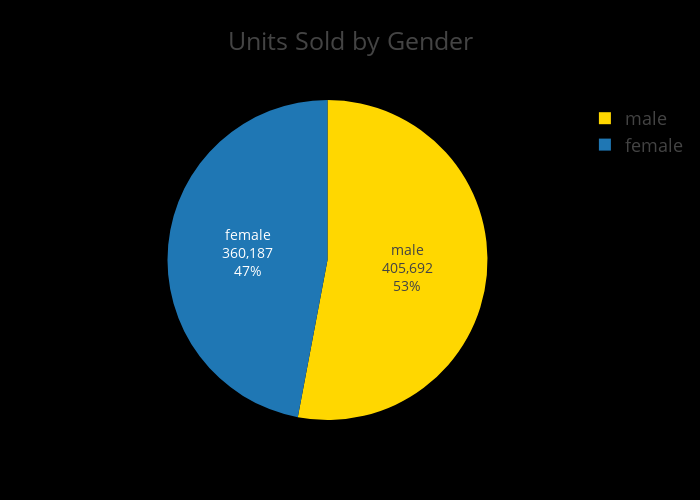

Source (notebook cell):
### Markdown cell above
## Visualize Units Sold by Gender

We create a pie chart to illustrate the distribution of total units sold across different customer genders.

Key considerations here are:

* **Data Aggregation**:
  We group the data by the `gender` column and sum the `sold` units to determine total sales by gender category.

* **Pie Chart Visualization**:
  Using `plotly.express.pie()`, we generate a chart that:

  * Clearly compares sales volume between genders.
  * Uses a custom color palette (`#1f77b4` for one gender and `#FFD700` for the other) to distinguish categories visually.

* **Layout Customization**:
  The chart adopts a dark theme with fixed dimensions for consistency with previous visualizations.

* **Enhanced Data Labels**:
  Labels on each pie slice display the gender, percentage of total sales, and absolute values to provide a comprehensive view at a glance.

* **Exporting the Chart**:
  The chart is saved in `.jpg`, `.png`, and `.html` formats for flexible use in reports, presentations, or web applications.

This visualization provides a quick and intuitive understanding of gender-based sales trends, supporting decisions related to marketing segmentation and product targeting.

### Code cell
# Group and sum sold units by gender
gender_sold = combined_df.groupby('gender')['sold'].sum().reset_index()

# Create pie chart
fig4 = px.pie(
    gender_sold,
    names='gender',
    values='sold',
    title='Units Sold by Gender',
    color='gender',
    color_discrete_sequence=['#1f77b4', '#FFD700']
)

# Update layout: dark theme, fixed size
fig4.update_layout(
    template='presentation',
    paper_bgcolor='rgb(0, 0, 0)',
    plot_bgcolor='rgb(0, 0, 0)',
    height=500,
    width=700
)

# Optional: show label + percent + value
fig4.update_traces(textinfo='label+percent+value', textfont_size=14)

# Show figure
fig4.show()

# Optional: Save chart
# results_dir = r"C:\Users\USER\Downloads\Perfume_E-Commerce\result"
os.makedirs(results_dir, exist_ok=True)

fig4.write_image(os.path.join(results_dir, 'units_sold_by_gender.jpg'))
fig4.write_image(os.path.join(results_dir, 'units_sold_by_gender.png'))
fig4.write_html(os.path.join(results_dir, 'units_sold_by_gender.html'))

### Figure 1 — Plotly figure (JSON) as saved in the notebook; plotly's stock layout.template omitted (floating-point values rounded to 4 significant figures)
{"data": [{"customdata": [["female"], ["male"]], "domain": {"x": [0, 1], "y": [0, 1]}, "hovertemplate": "gender=%{customdata[0]}<br>sold=%{value}<extra></extra>", "labels": ["female", "male"], "legendgroup": "", "marker": {"colors": ["#1f77b4", "#FFD700"]}, "name": "", "showlegend": true, "textfont": {"size": 14}, "textinfo": "label+percent+value", "type": "pie", "values": [360200.0, 405700.0]}], "layout": {"height": 500, "legend": {"tracegroupgap": 0}, "paper_bgcolor": "rgb(0, 0, 0)", "piecolorway": ["#1f77b4", "#FFD700"], "plot_bgcolor": "rgb(0, 0, 0)", "title": {"text": "Units Sold by Gender"}, "width": 700}}
